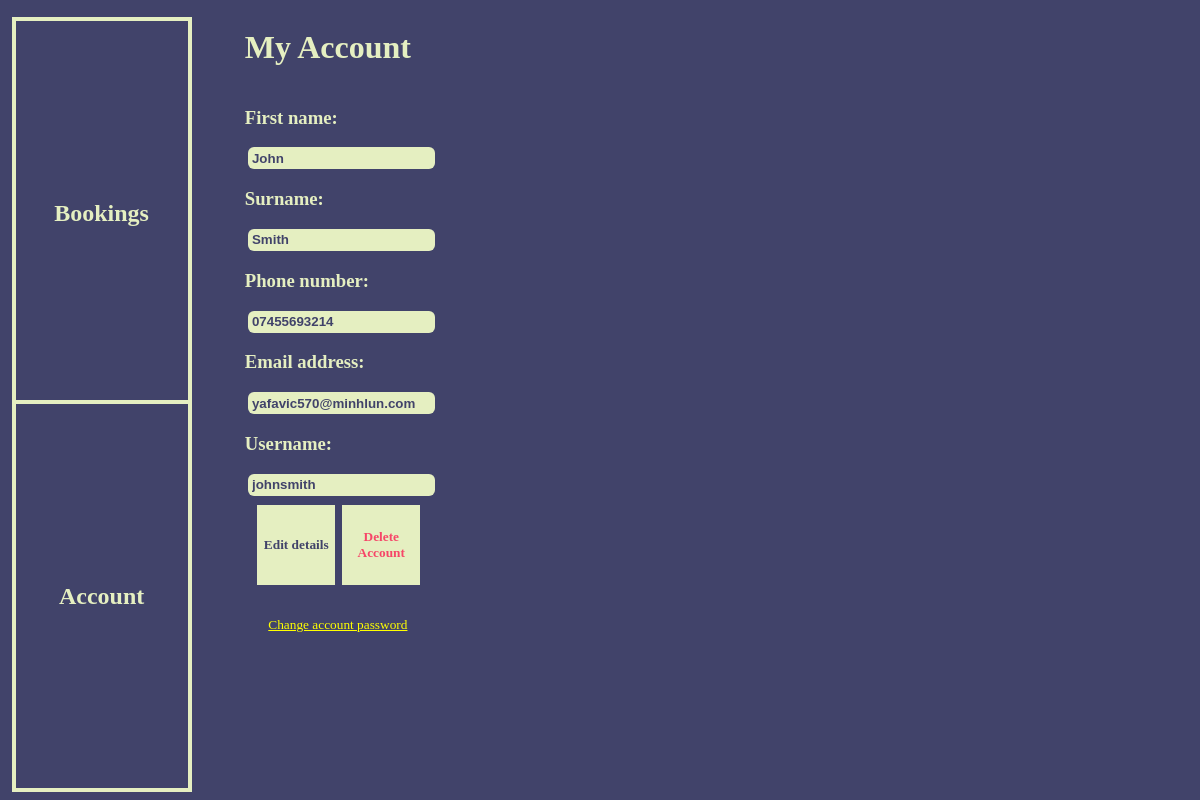
The page /customer-account (signed in) on the database its author committed.
### tables this page shows
CREATE TABLE Customers (
                id INTEGER PRIMARY KEY, 
                FirstName TEXT,
                LastName TEXT, 
                EmailAddress TEXT,
                PhoneNumber TEXT,
                AccountID TEXT,
               
                FOREIGN KEY (AccountID) REFERENCES Accounts (id) ON DELETE CASCADE);

### Coursework/app.py (the view)
@app.route("/customer-account", methods=['GET', 'POST'])
def CustomerAccount():
    if session['IsAdmin'] == False:
        Firstname = GetValueFromTable('Customers', 1, session['CustomerID'])
        Surname = GetValueFromTable('Customers', 2, session['CustomerID'])
        PhoneNumber = GetValueFromTable('Customers', 4, session['CustomerID'])
        EmailAddress = GetValueFromTable('Customers', 3, session['CustomerID'])
        Username = GetValueFromTable('Customers', 5, session['CustomerID'])
        return render_template("CustomerAccount.html", Firstname=Firstname, Surname=Surname, PhoneNumber=PhoneNumber, EmailAddress=EmailAddress, Username=Username)
    return redirect("/")

### Coursework/RetrieveDataFromDatabase.py (called while the page is built)
def GetValueFromTable(Table, Column, ID):
    connection = sqlite3.connect('System.db')
    cursor = connection.cursor()
    Array = GetEntireTable(Table)
    IDArray = [Tuple[0] for Tuple in sorted(Array, key=lambda x: Array.index(x))]
    try:
        int(ID)
        Row = BinarySearch(IDArray, ID)
    except:
        Row = LinearSearch(IDArray, ID)
    connection.commit()
    connection.close()
    return Array[Row][Column]

def GetEntireTable(Table):
    connection = sqlite3.connect('System.db')
    cursor = connection.cursor()
    cursor.execute(f'SELECT * FROM {Table}')
    Array = cursor.fetchall()
    Array = [list(row) for row in Array]
    connection.commit()
    connection.close()
    return Array

### Coursework/SearchesAndSorts.py (called while the page is built)
def BinarySearch(Array, SearchValue):
    Low = 0
    High = len(Array)-1
    while Low <= High:
        Mid = (Low + High) // 2
        if Array[Mid] == SearchValue:
            return Mid
        elif Array[Mid] > SearchValue:
            High = Mid - 1
        else:
            Low = Mid + 1
    return False

### Coursework/templates/CustomerAccount.html (shortened to what this page needs)
{% extends "BaseCustomerNavBar.html" %}
{% block contents %}
<div class="container">
    <h1>My Account</h1>
    <h3>First name:</h3>
    <input id="firstname" class="details" type="text" value="{{ Firstname }}" disabled>
    <h3>Surname:</h3>
    <input id="surname" class="details" type="text" value="{{ Surname }}" disabled>
    <h3>Phone number:</h3>
    <input id="phone-number" class="details" type="text" value="{{ PhoneNumber }}" disabled>
    <h3>Email address:</h3>
    <input id="email-address" class="details" type="text" value="{{ EmailAddress }}" disabled>
    <h3>Username:</h3>
    <input id="username" class="details" type="text" value="{{ Username }}" disabled style="width: fit-content;">
    <div class="horizontal-container">
        <button id="edit-button" style="margin-left: 7%;" onclick="editDetails()">Edit details</button>
        <button style="color: #f64668;">Delete Account</button>
    </div>
    <button style="margin-top: -5%; width: 100%; color: yellow; background-color: #41436a; font-weight: 500;" onclick="window.location.href = '/reset-password'"><u>Change account password</u></button>
</div>
{% endblock %}

### Coursework/templates/CustomerAccount.html (style rules this page uses)
.container { margin-left: 20%; float: left; display: flex; flex-direction: column; justify-content: center; font-family: Tahoma; color: #E5EFC1; text-align: left; }
.details { background-color: #E5EFC1; color: #41436a; border: none; border-radius: 6px; padding: 2%; width: 100%; font-weight: 800; margin-left: 2%; }
button { background-color: #E5EFC1; color: #41436a; border: none; font-family: Tahoma; font-weight: 800; padding: 2%; margin: 5% 2%; width: 80px; height: 80px; cursor: pointer; }
.horizontal-container { display: flex; flex-direction: row; }

### rows shown on the page
Customers: FirstName "John", LastName "Smith", PhoneNumber "07455693214", EmailAddress "yafavic570@minhlun.com", AccountID "johnsmith"
